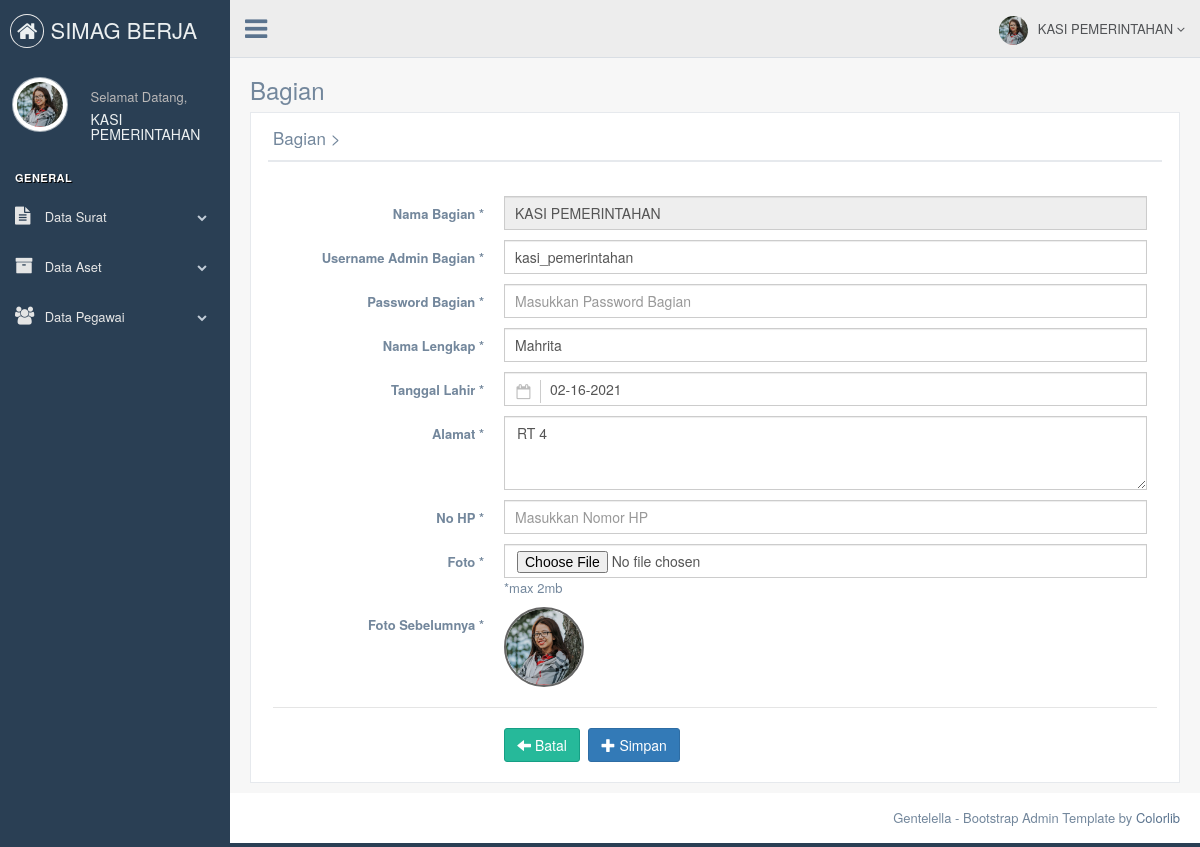
Page /bagian/editprofile.php (signed in) on the committed database.
### tables this page shows
CREATE TABLE `tb_bagian` (
  `id_bagian` int(11) NOT NULL,
  `nama_bagian` varchar(120) NOT NULL,
  `username_admin_bagian` varchar(50) NOT NULL,
  `password_bagian` varchar(50) NOT NULL,
  `nama_lengkap` varchar(70) NOT NULL,
  `tanggal_lahir_bagian` date NOT NULL,
  `alamat` text NOT NULL,
  `nik_bagian` varchar(16) NOT NULL,
  `gambar` varchar(255) NOT NULL
);

### bagian/editprofile.php (the view, shortened to what this page needs)
<!DOCTYPE html>
<html lang="en">
  <head>
    <link href="../assets/vendors/bootstrap/dist/css/bootstrap.min.css" rel="stylesheet">
    <link href="../assets/vendors/font-awesome/css/font-awesome.min.css" rel="stylesheet">
    <link href="../assets/vendors/nprogress/nprogress.css" rel="stylesheet">
    <link href="../assets/vendors/iCheck/skins/flat/green.css" rel="stylesheet">
    <link href="../assets/vendors/google-code-prettify/bin/prettify.min.css" rel="stylesheet">
    <link href="../assets/vendors/select2/dist/css/select2.min.css" rel="stylesheet">
    <link href="../assets/vendors/switchery/dist/switchery.min.css" rel="stylesheet">
    <link href="../assets/vendors/bootstrap-daterangepicker/daterangepicker.css" rel="stylesheet">
    <link href="../assets/vendors/bootstrap-datetimepicker/build/css/bootstrap-datetimepicker.css" rel="stylesheet">
    <link href="../assets/vendors/starrr/dist/starrr.css" rel="stylesheet">
    <link href="../assets/vendors/bootstrap-daterangepicker/daterangepicker.css" rel="stylesheet">
    <link href="../assets/build/css/custom.min.css" rel="stylesheet">
  </head>
  <body class="nav-md">
    <div class="container body">
      <div class="main_container">
        <?php
        include("sidebarmenu.php");
        ?>
        <?php
        include("header.php");
        ?>
        <div class="right_col" role="main">
          <div class="">
            <div class="page-title">
              <div class="title_left">
                <h3>Bagian</h3>
              </div>
            </div>
            <div class="clearfix"></div>
            <div class="row">
              <div class="col-md-12 col-sm-12 col-xs-12">
                <div class="x_panel">
                  <div class="x_title">
                    <h2>Bagian ><small>Edit Profil</small></h2>
                    <div class="clearfix"></div>
                  </div>
                  <div class="x_content">
                    <br />
                    <form  action="proses/proses_editprofile.php" method="post" enctype="multipart/form-data" name="formeditprofile" id="demo-form2" data-parsley-validate class="form-horizontal form-label-left">
                          <?php include '../koneksi/koneksi.php';
                          $sql  		= "SELECT * FROM tb_bagian where id_bagian='".$_SESSION['id']."'";
                          $query  	= mysqli_query($db, $sql);
                          $data 		= mysqli_fetch_array($query);
                          $tgl_lahir = $data['tanggal_lahir_bagian'];
                          $tgl_lahir = date('m-d-Y', strtotime("$tgl_lahir"));?>
                      <div class="form-group">
                        <label class="control-label col-md-3 col-sm-3 col-xs-12" for="last-name">Nama Bagian <span class="required">*</span>
                        </label>
                        <div class="col-md-9 col-sm-9 col-xs-12">
                          <input value="<?php echo $data['nama_bagian'];?>" type="text" id="nama_bagian" name="nama_bagian" required="required"  placeholder="Masukkan Nama Bagian" class="form-control col-md-7 col-xs-12" readonly="readonly">
                        </div>
                      </div>
                      <div class="form-group">
                        <label class="control-label col-md-3 col-sm-3 col-xs-12" for="last-name">Username Admin Bagian <span class="required">*</span>
                        </label>
                        <div class="col-md-9 col-sm-9 col-xs-12">
                          <input value="<?php echo $data['username_admin_bagian'];?>" type="text" id="username_admin_bagian" name="username_admin_bagian" required="required" maxlength="50" placeholder="Masukkan Username Admin Bagian" class="form-control col-md-7 col-xs-12">
                        </div>
                      </div>
                      <div class="form-group">
                        <label class="control-label col-md-3 col-sm-3 col-xs-12" for="last-name">Password Bagian <span class="required">*</span>
                        </label>
                        <div class="col-md-9 col-sm-9 col-xs-12">
                          <input type="password" id="password_bagian" name="password_bagian" required="required" maxlength="50" placeholder="Masukkan Password Bagian" class="form-control col-md-7 col-xs-12">
                        </div>
                      </div>
                      <div class="form-group">
                        <label class="control-label col-md-3 col-sm-3 col-xs-12" for="last-name">Nama Lengkap <span class="required">*</span>
                        </label>
                        <div class="col-md-9 col-sm-9 col-xs-12">
                          <input value="<?php echo $data['nama_lengkap'];?>" type="text" id="nama_lengkap" name="nama_lengkap" required="required" maxlength="70" placeholder="Masukkan Nama Lengkap" class="form-control col-md-7 col-xs-12">
                        </div>
                      </div>
                      <div class="form-group">
                        <label class="control-label col-md-3 col-sm-3 col-xs-12" for="first-name">Tanggal Lahir <span class="required">*</span>
                        </label>
                        <div class="col-md-9 col-sm-9 col-xs-12">
                        <fieldset>
                          <div class="control-group">
                            <div class="controls">
                                <input type="text" value="<?php echo "$tgl_lahir" ?>" class="form-control has-feedback-left" id="single_cal3" name="tanggal_lahir_bagian" placeholder="" aria-describedby="inputSuccess2Status3" required="required">
                            </div>
                          </div>
                        </fieldset>
                        </div>
                      </div>
                      <div class="form-group">
                        <label class="control-label col-md-3 col-sm-3 col-xs-12">Alamat <span class="required">*</span>
                        </label>
                        <div class="col-md-9 col-sm-9 col-xs-12">
                          <textarea id="alamat" name="alamat" required="required" class="form-control" rows="3" placeholder='Masukkan Alamat'><?php echo $data['alamat'];?></textarea>
                        </div>
                      </div>
                      <div class="form-group">
                        <label class="control-label col-md-3 col-sm-3 col-xs-12" for="last-name">No HP <span class="required">*</span>
                        </label>
                        <div class="col-md-9 col-sm-9 col-xs-12">
                          <input value="<?php echo $data['no_hp_bagian'];?>" type="text" onkeyup="validAngka(this)" id="no_hp_bagian" name="no_hp_bagian" required="required" maxlength="12" placeholder="Masukkan Nomor HP" class="form-control col-md-7 col-xs-12">
                        </div>
                      </div>
                      <div class="form-group">
                        <label class="control-label col-md-3 col-sm-3 col-xs-12">Foto <span class="required">*</span>
                        </label>
                        <div class="col-md-9 col-sm-9 col-xs-12">
                         <input name="gambar" accept="image/png,image/jpeg,image/jpg" type="file" id="gambar" class="form-control" autocomplete="off"/> *max 2mb
                        </div>
                      </div>
                      <div class="form-group">
                        <label class="control-label col-md-3 col-sm-3 col-xs-12">Foto Sebelumnya <span class="required">*</span>
                        </label>
                        <div class="col-md-9 col-sm-9 col-xs-12">
                          <img src="../bagian/images/<?php echo $data['gambar']; ?>" class="img-circle" height="80" width="80" style="border: 2px solid #666666;" />
                        </div>
                      </div>
                      <div class="ln_solid"></div>
                      <div class="form-group">
                        <div class="col-md-6 col-sm-6 col-xs-12 col-md-offset-3">
                          <a href="profile.php" class="btn btn-success"><span class="glyphicon glyphicon-arrow-left"></span> Batal</a>
                          <button type="submit" name="input" value="Simpan" class="btn btn-primary"><i class="glyphicon glyphicon-plus"></i> Simpan</button>
                        </div>
                      </div>
                    </form>
                  </div>
                </div>
              </div>
            </div>
          </div>
        </div>
        <footer>
          <div class="pull-right">
            Gentelella - Bootstrap Admin Template by <a href="https://colorlib.com">Colorlib</a>
          </div>
          <div class="clearfix"></div>
        </footer>
      </div>
    </div>
  </body>
</html>

### bagian/sidebarmenu.php (shortened to what this page needs)
<?php
	 include '../koneksi/koneksi.php';
			$sql  		= "SELECT * FROM tb_bagian where id_bagian='".$_SESSION['id']."'";
			$query  	= mysqli_query($db, $sql);
			$data 		= mysqli_fetch_array($query);
      ?>
      <div class="col-md-3 left_col">
        <div class="left_col scroll-view">
          <div class="navbar nav_title" style="border: 0;">
            <a href="index.php" class="site_title"><i class="fa fa-home"></i> <span> SIMAG BERJA</span></a>
          </div>
          <div class="profile clearfix">
            <div class="profile_pic">
              <img src="images/<?php echo $data['gambar']; ?>" height="55" width="55" alt="" class="img-circle profile_img">
            </div>
            <div class="profile_info">
              <span>Selamat Datang,</span>
              <h2><?php echo $_SESSION['nama'];?></h2>
            </div>
          </div>
          <br />
          <div id="sidebar-menu" class="main_menu_side hidden-print main_menu">
            <div class="menu_section">
              <h3>General</h3>
              <ul class="nav side-menu">
                <li><a><i class="fa fa-file-text"></i> Data Surat <span class="fa fa-chevron-down"></span></a>
                </li>
                <li><a><i class="fa fa-archive"></i> Data Aset <span class="fa fa-chevron-down"></span></a>
                </li>
                <li><a><i class="fa fa-users"></i> Data Pegawai <span class="fa fa-chevron-down"></span></a>
                  </li>
              </ul>
            </div>
          </div>
        </div>
      </div>

### bagian/header.php (shortened to what this page needs)
<?php
include '../koneksi/koneksi.php';
$sql  		= "SELECT * FROM tb_bagian where id_bagian='".$_SESSION['id']."'";
$query  	= mysqli_query($db, $sql);
$data 		= mysqli_fetch_array($query);
?>
        <div class="top_nav">
          <div class="nav_menu">
            <nav>
              <div class="nav toggle">
                <a id="menu_toggle"><i class="fa fa-bars"></i></a>
              </div>
              <ul class="nav navbar-nav navbar-right">
                <li class="">
                  <a href="javascript:;" class="user-profile dropdown-toggle" data-toggle="dropdown" aria-expanded="false">
                    <img src="images/<?php echo $data['gambar']; ?>" alt=""><?php echo $_SESSION['nama'];?>
                    <span class=" fa fa-angle-down"></span>
                  </a>
                </li>
              </ul>
            </nav>
          </div>
        </div>

### rows in the picture
tb_bagian: gambar (picture), nama_bagian "KASI PEMERINTAHAN", username_admin_bagian "kasi_pemerintahan", nama_lengkap "Mahrita", tanggal_lahir_bagian "02-16-2021", alamat "RT 4"

### other values in the picture
$_SESSION['nama'] "KASI PEMERINTAHAN"
